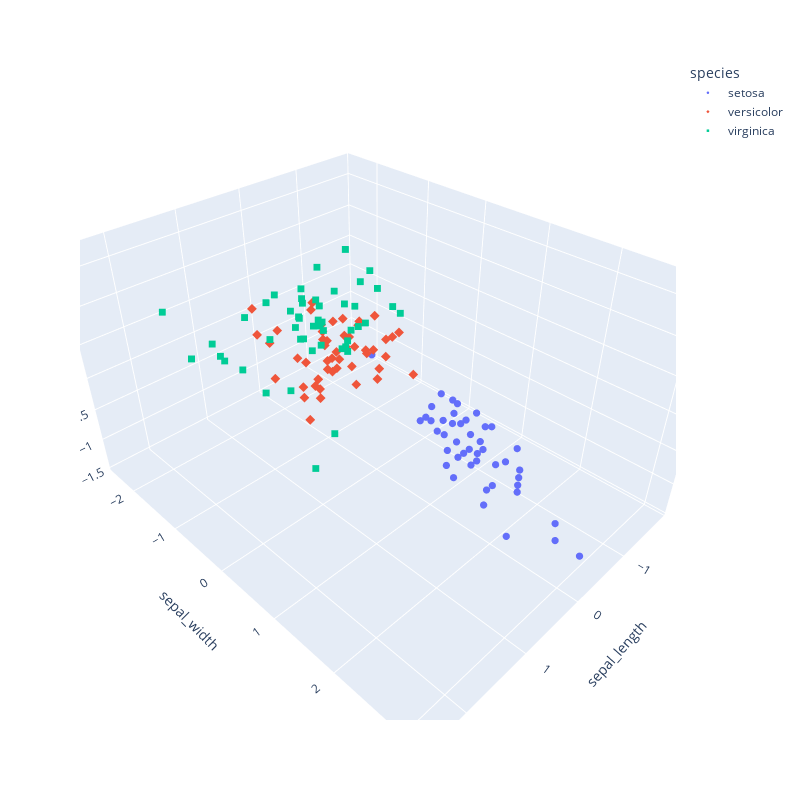

Notebook source saved alongside this figure:
### Markdown cell above
# Before PCA

### Code cell
fig = px.scatter_3d(scaled, x='sepal_length', y='sepal_width', z='petal_width',
              color='species', symbol='species')
fig.update_layout(width=800, height=800)
fig.update_traces(marker=dict(size=2.5))
fig.show()
